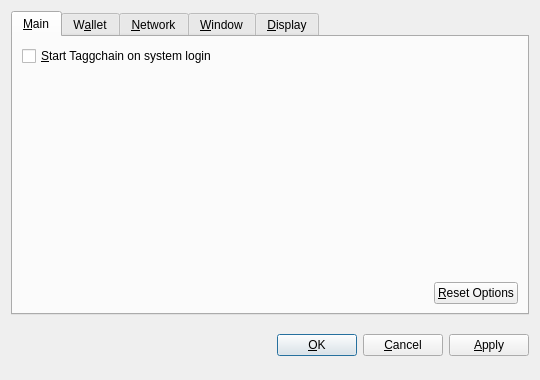
<?xml version="1.0" encoding="UTF-8"?>
<ui version="4.0">
 <class>OptionsDialog</class>
 <widget class="QDialog" name="OptionsDialog">
  <property name="geometry">
   <rect>
    <x>0</x>
    <y>0</y>
    <width>540</width>
    <height>380</height>
   </rect>
  </property>
  <property name="windowTitle">
   <string>Options</string>
  </property>
  <property name="modal">
   <bool>true</bool>
  </property>
  <layout class="QVBoxLayout" name="verticalLayout">
   <item>
    <widget class="QTabWidget" name="tabWidget">
     <property name="tabPosition">
      <enum>QTabWidget::North</enum>
     </property>
     <property name="currentIndex">
      <number>0</number>
     </property>
     <widget class="QWidget" name="tabMain">
      <attribute name="title">
       <string>&amp;Main</string>
      </attribute>
      <layout class="QVBoxLayout" name="verticalLayout_Main">
       <item>
        <widget class="QCheckBox" name="bitcoinAtStartup">
         <property name="toolTip">
          <string>Automatically start Taggchain after logging in to the system.</string>
         </property>
         <property name="text">
          <string>&amp;Start Taggchain on system login</string>
         </property>
        </widget>
       </item>
       <item>
        <spacer name="verticalSpacer_Main">
         <property name="orientation">
          <enum>Qt::Vertical</enum>
         </property>
         <property name="sizeHint" stdset="0">
          <size>
           <width>20</width>
           <height>40</height>
          </size>
         </property>
        </spacer>
       </item>
       <item>
        <layout class="QHBoxLayout" name="horizontalLayout_2_Main">
         <item>
          <spacer name="horizontalSpacer_2_Main">
           <property name="orientation">
            <enum>Qt::Horizontal</enum>
           </property>
           <property name="sizeHint" stdset="0">
            <size>
             <width>40</width>
             <height>20</height>
            </size>
           </property>
          </spacer>
         </item>
         <item>
          <widget class="QPushButton" name="resetButton">
           <property name="toolTip">
            <string>Reset all client options to default.</string>
           </property>
           <property name="text">
            <string>&amp;Reset Options</string>
           </property>
           <property name="autoDefault">
            <bool>false</bool>
           </property>
          </widget>
         </item>
        </layout>
       </item>
      </layout>
     </widget>
     <widget class="QWidget" name="tabWallet">
      <attribute name="title">
       <string>W&amp;allet</string>
      </attribute>
      <layout class="QVBoxLayout" name="verticalLayout_Network">
       <item>
        <widget class="QLabel" name="transactionFeeInfoLabel">
         <property name="text">
          <string>Optional transaction fee per kB that helps make sure your transactions are processed quickly. Most transactions are 1 kB.</string>
         </property>
         <property name="textFormat">
          <enum>Qt::PlainText</enum>
         </property>
         <property name="wordWrap">
          <bool>true</bool>
         </property>
        </widget>
       </item>
       <item>
        <layout class="QHBoxLayout" name="horizontalLayout_1_Main">
         <item>
          <widget class="QLabel" name="transactionFeeLabel">
           <property name="text">
            <string>Pay transaction &amp;fee</string>
           </property>
           <property name="textFormat">
            <enum>Qt::PlainText</enum>
           </property>
           <property name="buddy">
            <cstring>transactionFee</cstring>
           </property>
          </widget>
         </item>
         <item>
          <widget class="BitcoinAmountField" name="transactionFee"/>
         </item>
         <item>
          <spacer name="horizontalSpacer_1_Main">
           <property name="orientation">
            <enum>Qt::Horizontal</enum>
           </property>
           <property name="sizeHint" stdset="0">
            <size>
             <width>40</width>
             <height>20</height>
            </size>
           </property>
          </spacer>
         </item>
        </layout>
       </item>
       <item>
        <widget class="QLabel" name="label">
         <property name="text">
          <string>If you disable the spending of unconfirmed change, the change from a transaction cannot be used until that transaction has at least one confirmation. This also affects how your balance is computed.</string>
         </property>
         <property name="wordWrap">
          <bool>true</bool>
         </property>
        </widget>
       </item>
       <item>
        <widget class="QCheckBox" name="spendZeroConfChange">
         <property name="text">
          <string>Spend unconfirmed change  (experts only)</string>
         </property>
        </widget>
       </item>
       <item>
        <spacer name="verticalSpacer">
         <property name="orientation">
          <enum>Qt::Vertical</enum>
         </property>
         <property name="sizeHint" stdset="0">
          <size>
           <width>20</width>
           <height>40</height>
          </size>
         </property>
        </spacer>
       </item>
      </layout>
     </widget>
     <widget class="QWidget" name="tabNetwork">
      <attribute name="title">
       <string>&amp;Network</string>
      </attribute>
      <layout class="QVBoxLayout" name="verticalLayout_Network">
       <item>
        <widget class="QCheckBox" name="mapPortUpnp">
         <property name="toolTip">
          <string>Automatically open the Taggchain client port on the router. This only works when your router supports UPnP and it is enabled.</string>
         </property>
         <property name="text">
          <string>Map port using &amp;UPnP</string>
         </property>
        </widget>
       </item>
       <item>
        <widget class="QCheckBox" name="connectSocks">
         <property name="toolTip">
          <string>Connect to the Taggchain network through a SOCKS proxy (e.g. when connecting through Tor).</string>
         </property>
         <property name="text">
          <string>&amp;Connect through SOCKS proxy:</string>
         </property>
        </widget>
       </item>
       <item>
        <layout class="QHBoxLayout" name="horizontalLayout_Network">
         <item>
          <widget class="QLabel" name="proxyIpLabel">
           <property name="text">
            <string>Proxy &amp;IP:</string>
           </property>
           <property name="textFormat">
            <enum>Qt::PlainText</enum>
           </property>
           <property name="buddy">
            <cstring>proxyIp</cstring>
           </property>
          </widget>
         </item>
         <item>
          <widget class="QValidatedLineEdit" name="proxyIp">
           <property name="maximumSize">
            <size>
             <width>140</width>
             <height>16777215</height>
            </size>
           </property>
           <property name="toolTip">
            <string>IP address of the proxy (e.g. 127.0.0.1)</string>
           </property>
          </widget>
         </item>
         <item>
          <widget class="QLabel" name="proxyPortLabel">
           <property name="text">
            <string>&amp;Port:</string>
           </property>
           <property name="textFormat">
            <enum>Qt::PlainText</enum>
           </property>
           <property name="buddy">
            <cstring>proxyPort</cstring>
           </property>
          </widget>
         </item>
         <item>
          <widget class="QLineEdit" name="proxyPort">
           <property name="maximumSize">
            <size>
             <width>55</width>
             <height>16777215</height>
            </size>
           </property>
           <property name="toolTip">
            <string>Port of the proxy (e.g. 9050)</string>
           </property>
          </widget>
         </item>
         <item>
          <widget class="QLabel" name="socksVersionLabel">
           <property name="text">
            <string>SOCKS &amp;Version:</string>
           </property>
           <property name="textFormat">
            <enum>Qt::PlainText</enum>
           </property>
           <property name="buddy">
            <cstring>socksVersion</cstring>
           </property>
          </widget>
         </item>
         <item>
          <widget class="QValueComboBox" name="socksVersion">
           <property name="toolTip">
            <string>SOCKS version of the proxy (e.g. 5)</string>
           </property>
          </widget>
         </item>
         <item>
          <spacer name="horizontalSpacer_Network">
           <property name="orientation">
            <enum>Qt::Horizontal</enum>
           </property>
           <property name="sizeHint" stdset="0">
            <size>
             <width>40</width>
             <height>20</height>
            </size>
           </property>
          </spacer>
         </item>
        </layout>
       </item>
       <item>
        <spacer name="verticalSpacer_Network">
         <property name="orientation">
          <enum>Qt::Vertical</enum>
         </property>
         <property name="sizeHint" stdset="0">
          <size>
           <width>20</width>
           <height>40</height>
          </size>
         </property>
        </spacer>
       </item>
      </layout>
     </widget>
     <widget class="QWidget" name="tabWindow">
      <attribute name="title">
       <string>&amp;Window</string>
      </attribute>
      <layout class="QVBoxLayout" name="verticalLayout_Window">
       <item>
        <widget class="QCheckBox" name="minimizeToTray">
         <property name="toolTip">
          <string>Show only a tray icon after minimizing the window.</string>
         </property>
         <property name="text">
          <string>&amp;Minimize to the tray instead of the taskbar</string>
         </property>
        </widget>
       </item>
       <item>
        <widget class="QCheckBox" name="minimizeOnClose">
         <property name="toolTip">
          <string>Minimize instead of exit the application when the window is closed. When this option is enabled, the application will be closed only after selecting Quit in the menu.</string>
         </property>
         <property name="text">
          <string>M&amp;inimize on close</string>
         </property>
        </widget>
       </item>
       <item>
        <spacer name="verticalSpacer_Window">
         <property name="orientation">
          <enum>Qt::Vertical</enum>
         </property>
         <property name="sizeHint" stdset="0">
          <size>
           <width>20</width>
           <height>40</height>
          </size>
         </property>
        </spacer>
       </item>
      </layout>
     </widget>
     <widget class="QWidget" name="tabDisplay">
      <attribute name="title">
       <string>&amp;Display</string>
      </attribute>
      <layout class="QVBoxLayout" name="verticalLayout_Display">
       <item>
        <layout class="QHBoxLayout" name="horizontalLayout_1_Display">
         <item>
          <widget class="QLabel" name="langLabel">
           <property name="text">
            <string>User Interface &amp;language:</string>
           </property>
           <property name="textFormat">
            <enum>Qt::PlainText</enum>
           </property>
           <property name="buddy">
            <cstring>lang</cstring>
           </property>
          </widget>
         </item>
         <item>
          <widget class="QValueComboBox" name="lang">
           <property name="toolTip">
            <string>The user interface language can be set here. This setting will take effect after restarting Taggchain.</string>
           </property>
          </widget>
         </item>
        </layout>
       </item>
       <item>
        <layout class="QHBoxLayout" name="horizontalLayout_2_Display">
         <item>
          <widget class="QLabel" name="unitLabel">
           <property name="text">
            <string>&amp;Unit to show amounts in:</string>
           </property>
           <property name="textFormat">
            <enum>Qt::PlainText</enum>
           </property>
           <property name="buddy">
            <cstring>unit</cstring>
           </property>
          </widget>
         </item>
         <item>
          <widget class="QValueComboBox" name="unit">
           <property name="toolTip">
            <string>Choose the default subdivision unit to show in the interface and when sending coins.</string>
           </property>
          </widget>
         </item>
        </layout>
       </item>
       <item>
        <widget class="QCheckBox" name="displayAddresses">
         <property name="toolTip">
          <string>Whether to show Taggchain addresses in the transaction list or not.</string>
         </property>
         <property name="text">
          <string>&amp;Display addresses in transaction list</string>
         </property>
        </widget>
       </item>
       <item>
        <widget class="QCheckBox" name="coinControlFeatures">
         <property name="toolTip">
          <string>Whether to show coin control features or not.</string>
         </property>
         <property name="text">
          <string>Display coin &amp;control features (experts only!)</string>
         </property>
        </widget>
       </item>
       <item>
        <spacer name="verticalSpacer_Display">
         <property name="orientation">
          <enum>Qt::Vertical</enum>
         </property>
         <property name="sizeHint" stdset="0">
          <size>
           <width>20</width>
           <height>40</height>
          </size>
         </property>
        </spacer>
       </item>
      </layout>
     </widget>
    </widget>
   </item>
   <item>
    <layout class="QHBoxLayout" name="horizontalLayout_Buttons">
     <item>
      <spacer name="horizontalSpacer_1">
       <property name="orientation">
        <enum>Qt::Horizontal</enum>
       </property>
       <property name="sizeHint" stdset="0">
        <size>
         <width>40</width>
         <height>48</height>
        </size>
       </property>
      </spacer>
     </item>
     <item>
      <widget class="QLabel" name="statusLabel">
       <property name="font">
        <font>
         <weight>75</weight>
         <bold>true</bold>
        </font>
       </property>
       <property name="text">
        <string/>
       </property>
       <property name="textFormat">
        <enum>Qt::PlainText</enum>
       </property>
       <property name="wordWrap">
        <bool>true</bool>
       </property>
      </widget>
     </item>
     <item>
      <spacer name="horizontalSpacer_2">
       <property name="orientation">
        <enum>Qt::Horizontal</enum>
       </property>
       <property name="sizeHint" stdset="0">
        <size>
         <width>40</width>
         <height>48</height>
        </size>
       </property>
      </spacer>
     </item>
     <item>
      <widget class="QPushButton" name="okButton">
       <property name="text">
        <string>&amp;OK</string>
       </property>
      </widget>
     </item>
     <item>
      <widget class="QPushButton" name="cancelButton">
       <property name="text">
        <string>&amp;Cancel</string>
       </property>
       <property name="autoDefault">
        <bool>false</bool>
       </property>
      </widget>
     </item>
     <item>
      <widget class="QPushButton" name="applyButton">
       <property name="text">
        <string>&amp;Apply</string>
       </property>
       <property name="autoDefault">
        <bool>false</bool>
       </property>
      </widget>
     </item>
    </layout>
   </item>
  </layout>
 </widget>
 <customwidgets>
  <customwidget>
   <class>BitcoinAmountField</class>
   <extends>QSpinBox</extends>
   <header>bitcoinamountfield.h</header>
  </customwidget>
  <customwidget>
   <class>QValueComboBox</class>
   <extends>QComboBox</extends>
   <header>qvaluecombobox.h</header>
  </customwidget>
  <customwidget>
   <class>QValidatedLineEdit</class>
   <extends>QLineEdit</extends>
   <header>qvalidatedlineedit.h</header>
  </customwidget>
 </customwidgets>
 <resources/>
 <connections/>
</ui>
